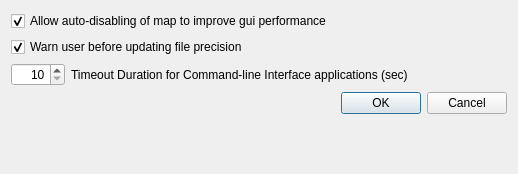
<?xml version="1.0" encoding="UTF-8"?>
<ui version="4.0">
 <class>PreferencesDialog</class>
 <widget class="QDialog" name="PreferencesDialog">
  <property name="geometry">
   <rect>
    <x>0</x>
    <y>0</y>
    <width>518</width>
    <height>174</height>
   </rect>
  </property>
  <property name="windowTitle">
   <string>User Preferences</string>
  </property>
  <layout class="QFormLayout" name="formLayout">
   <item row="5" column="0">
    <widget class="QSpinBox" name="spinBoxCLITimeoutSeconds">
     <property name="layoutDirection">
      <enum>Qt::LeftToRight</enum>
     </property>
     <property name="alignment">
      <set>Qt::AlignRight|Qt::AlignTrailing|Qt::AlignVCenter</set>
     </property>
     <property name="minimum">
      <number>10</number>
     </property>
     <property name="maximum">
      <number>3600</number>
     </property>
     <property name="singleStep">
      <number>10</number>
     </property>
    </widget>
   </item>
   <item row="5" column="1">
    <widget class="QLabel" name="labelCLITimeout">
     <property name="text">
      <string>Timeout Duration for Command-line Interface applications (sec)</string>
     </property>
    </widget>
   </item>
   <item row="6" column="1">
    <widget class="QDialogButtonBox" name="buttonBoxConfigDialog">
     <property name="orientation">
      <enum>Qt::Horizontal</enum>
     </property>
     <property name="standardButtons">
      <set>QDialogButtonBox::Cancel|QDialogButtonBox::Ok</set>
     </property>
    </widget>
   </item>
   <item row="3" column="0" colspan="2">
    <widget class="QCheckBox" name="checkBoxAllowMapDisable">
     <property name="enabled">
      <bool>true</bool>
     </property>
     <property name="layoutDirection">
      <enum>Qt::LeftToRight</enum>
     </property>
     <property name="text">
      <string>Allow auto-disabling of map to improve gui performance</string>
     </property>
     <property name="checked">
      <bool>true</bool>
     </property>
    </widget>
   </item>
   <item row="4" column="0" colspan="2">
    <widget class="QCheckBox" name="checkBoxPrecWarning">
     <property name="text">
      <string>Warn user before updating file precision</string>
     </property>
     <property name="checked">
      <bool>true</bool>
     </property>
    </widget>
   </item>
  </layout>
 </widget>
 <resources/>
 <connections>
  <connection>
   <sender>buttonBoxConfigDialog</sender>
   <signal>accepted()</signal>
   <receiver>PreferencesDialog</receiver>
   <slot>accept()</slot>
   <hints>
    <hint type="sourcelabel">
     <x>248</x>
     <y>254</y>
    </hint>
    <hint type="destinationlabel">
     <x>157</x>
     <y>274</y>
    </hint>
   </hints>
  </connection>
  <connection>
   <sender>buttonBoxConfigDialog</sender>
   <signal>rejected()</signal>
   <receiver>PreferencesDialog</receiver>
   <slot>reject()</slot>
   <hints>
    <hint type="sourcelabel">
     <x>316</x>
     <y>260</y>
    </hint>
    <hint type="destinationlabel">
     <x>286</x>
     <y>274</y>
    </hint>
   </hints>
  </connection>
 </connections>
</ui>
